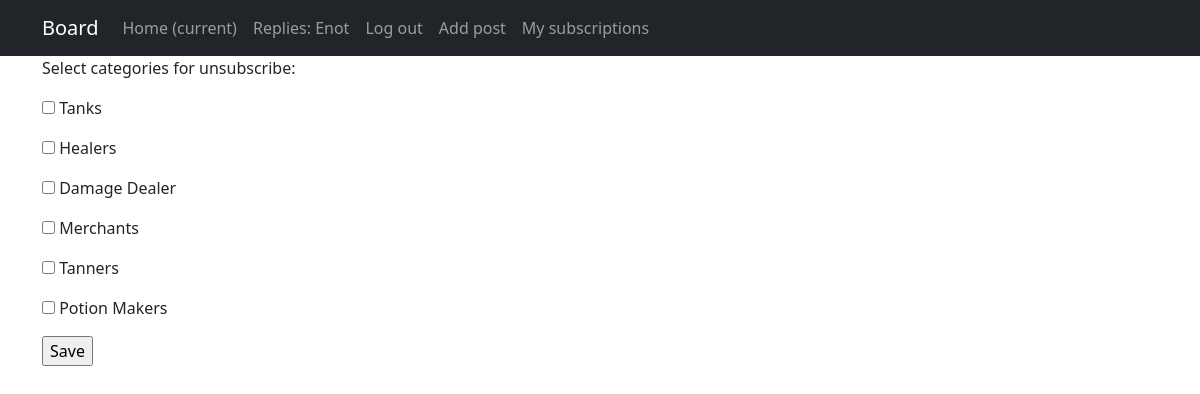
The app's page /unsubscribe/ (signed in) with its own data.
### boardapp/models.py (models this page shows)
class Subscribers(models.Model):
    user = models.ForeignKey(User, on_delete=models.CASCADE)
    category = models.CharField(max_length=128, default='Tanks', unique=True)

### boardapp/views.py (the view)
# urls.py: path('unsubscribe/', unsubscribe, name='unsubscribe'),
@login_required
def unsubscribe(request):
    if request.method == 'POST':
        cat_list = request.POST.getlist('cat_list')
        for cat in cat_list:
            sub = Subscribers.objects.get(user=request.user, category=cat)
            sub.delete()
        return redirect('my_subs')
    subs = Subscribers.objects.filter(user=request.user)
    return render(request, 'boardapp/subs_delete.html', {'subs': subs})

### templates/boardapp/subs_delete.html (shortened to what this page needs)
{% extends 'flatpages/default.html' %}
{% block content %}
<form action="" method="post">
    <p>Select categories for unsubscribe:</p>
    {% for sub in subs %}
    <p><input type="checkbox" name="cat_list" value="{{ sub.category }}"> {{ sub.category }}</p>
    {% endfor %}
    <input type="submit" value="Save" />
</form>
{% endblock content %}

### templates/flatpages/default.html (shortened to what this page needs)
<!DOCTYPE html>
{% load static %}
<html lang="en">
    <head>
        <link href="{% static 'css/styles.css' %}" rel="stylesheet" />
    </head>
    <body>
        <nav class="navbar navbar-expand-lg navbar-dark bg-dark static-top">
           <div class="container">
               <a class="navbar-brand" href="#">Board</a>
               <div class="collapse navbar-collapse" id="navbarResponsive">
                   <ul class="navbar-nav ml-auto">
                       <li class="nav-item active">
                           <a class="nav-link" href="/">Home
                               <span class="sr-only">(current)</span>
                           </a>
                       </li>
                       {% if user.id == None %}
                            <li>
                                <a class="nav-link" href="/accounts/login">Sign in</a>
                            </li>
                       {% else %}
                            <li class="nav-item">
                                <a class="nav-link" href="/replies/">Replies: {{ user.username }}</a>
                            </li>
                            <li class="nav-item">
                                <a class="nav-link" href="/accounts/logout/">Log out</a>
                            </li>
                            <li class="nav-item">
                                <a class="nav-link" href="/create/">Add post</a>
                            </li>
                            <li class="nav-item">
                                <a class="nav-link" href="/my_subs/">My subscriptions</a>
                            </li>
                       {% endif %}
                   </ul>
               </div>
           </div>
        </nav>
        <div class="container">
           <div class="row">
               <div class="col-lg-12 text-left">
                   {% block content %}{% endblock content %}
               </div>
           </div>
        </div>
    </body>
</html>

### records on screen
Subscribers: category "Tanks"
Subscribers: category "Healers"
Subscribers: category "Damage Dealer"
Subscribers: category "Merchants"
Subscribers: category "Tanners"
Subscribers: category "Potion Makers"

### other values on screen
{{ user.username }} "Enot"
